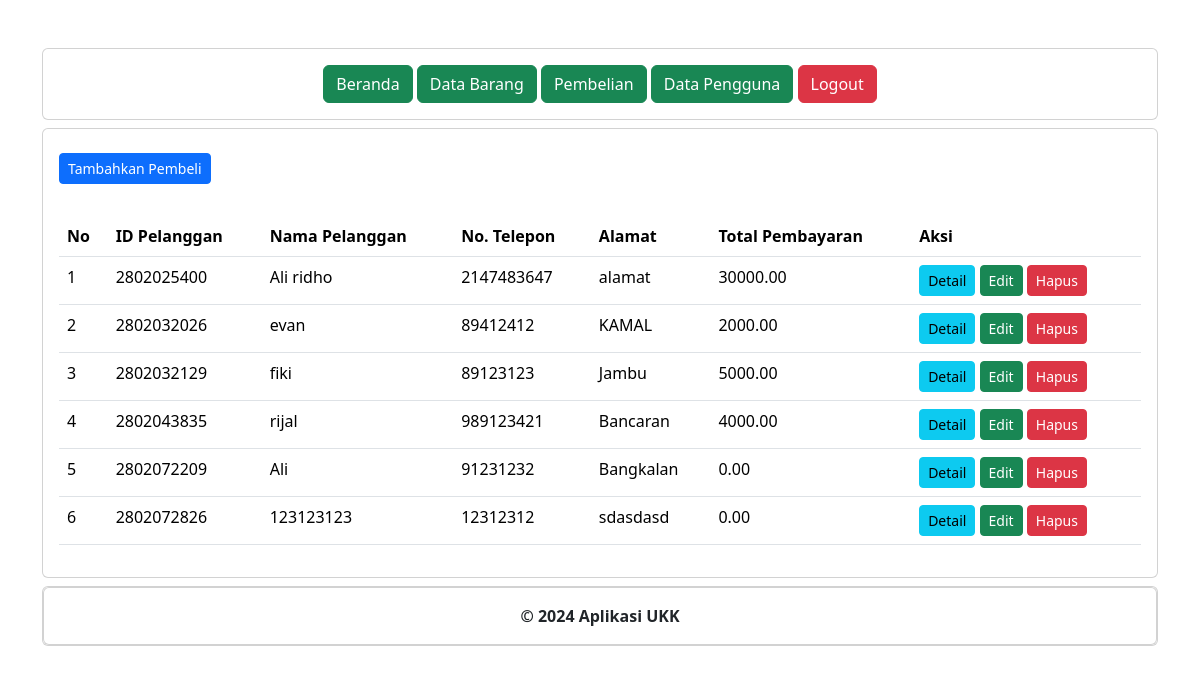
Page /administrator/pembelian.php (signed in) on the committed database.
### tables this page shows
CREATE TABLE `penjualan` (
  `penjualan_id` int(11) UNSIGNED NOT NULL,
  `tanggal_penjualan` date NOT NULL,
  `total_harga` decimal(10,2) NOT NULL,
  `pelanggan_id` int(11) UNSIGNED NOT NULL
);

CREATE TABLE `pelanggan` (
  `pelanggan_id` int(11) UNSIGNED NOT NULL,
  `nama_pelanggan` varchar(255) NOT NULL,
  `alamat` text NOT NULL,
  `nomor_telepon` int(15) NOT NULL
);

### administrator/pembelian.php (the view, shortened to what this page needs)
<?php
include '../koneksi.php';
include "header.php";
include "navbar.php";
?>
<div class="card mt-2">
    <div class="card-body mt-2  ">
        <button type="button" class="btn btn-primary btn-sm" data-bs-toggle="modal" data-bs-target="#tambah-data">
            Tambahkan Pembeli
        </button>
    </div>
    <div class="card-body">
        <table class="table">
            <thead>
                <tr>
                    <th>No</th>
                    <th>ID Pelanggan</th>
                    <th>Nama Pelanggan</th>
                    <th>No. Telepon</th>
                    <th>Alamat</th>
                    <th>Total Pembayaran</th>
                    <th>Aksi</th>
                </tr>
            </thead>
            <tbody>
                <?php
                $no = 1;
                $data = mysqli_query($koneksi, "SELECT * from pelanggan INNER JOIN penjualan ON pelanggan.pelanggan_id=penjualan.pelanggan_id");
                while ($d = mysqli_fetch_array($data)) {
                ?>
                <tr>
                    <td><?= $no++ ?></td>
                    <td><?= $d['pelanggan_id']; ?></td>
                    <td><?= $d['nama_pelanggan']; ?></td>
                    <td><?= $d['nomor_telepon']; ?></td>
                    <td><?= $d['alamat']; ?></td>
                    <td><?= $d['total_harga']; ?></td>
                    <td>
                        <a href="detail_pembelian.php?pelanggan_id=<?= $d['pelanggan_id'] ?>"
                            class="btn btn-info btn-sm">Detail</a>
                        <button type="button" class="btn btn-success btn-sm" data-bs-toggle="modal"
                            data-bs-target="#edit-data<?= $d['pelanggan_id'] ?>" <?= $d['pelanggan_id']; ?>>
                            Edit
                        </button>
                        <button type="button" class="btn btn-danger btn-sm" data-bs-toggle="modal"
                            data-bs-target="#hapus-data<?= $d['pelanggan_id'] ?>" <?= $d['pelanggan_id']; ?>>
                            Hapus
                        </button>
                    </td>
                </tr>
                <?php } ?>
            </tbody>
        </table>
    </div>
</div>
<?php
include "footer.php";
?>

### administrator/header.php (shortened to what this page needs)
<!DOCTYPE html>
<html lang="en">
<head>
    <link href="https://cdn.jsdelivr.net/npm/bootstrap@5.3.3/dist/css/bootstrap.min.css" rel="stylesheet">    <title>App kasir</title>
</head>
<body>
    <div class="container">
        <div class="content">

### administrator/navbar.php
<div class="card mt-5">
    <div class="card-body align-self-center">
        <a href="index.php" class="btn btn-success">Beranda</a>
        <a href="data_barang.php" class="btn btn-success">Data Barang</a>
        <a href="pembelian.php" class="btn btn-success">Pembelian</a>
        <a href="data_pengguna.php" class="btn btn-success">Data Pengguna</a>
        <a href="../logout.php" class="btn btn-danger">Logout</a>
    </div>
</div>

### administrator/footer.php (shortened to what this page needs)
<div class="card mt-2 mb-5">
    <div class="card">
        <div class="card-body text-center">
            <b>
                &copy; 2024 Aplikasi UKK
            </b>
        </div>
    </div>
</div>

### rows in the picture
penjualan: pelanggan "2802025400", pelanggan.nama_pelanggan "Ali ridho", pelanggan.nomor_telepon "2147483647", pelanggan.alamat "alamat", total_harga "30000.00"
penjualan: pelanggan "2802032026", pelanggan.nama_pelanggan "evan", pelanggan.nomor_telepon "89412412", pelanggan.alamat "KAMAL", total_harga "2000.00"
penjualan: pelanggan "2802032129", pelanggan.nama_pelanggan "fiki", pelanggan.nomor_telepon "89123123", pelanggan.alamat "Jambu", total_harga "5000.00"
penjualan: pelanggan "2802043835", pelanggan.nama_pelanggan "rijal", pelanggan.nomor_telepon "989123421", pelanggan.alamat "Bancaran", total_harga "4000.00"
penjualan: pelanggan "2802072209", pelanggan.nama_pelanggan "Ali", pelanggan.nomor_telepon "91231232", pelanggan.alamat "Bangkalan", total_harga "0.00"
penjualan: pelanggan "2802072826", pelanggan.nama_pelanggan "123123123", pelanggan.nomor_telepon "12312312", pelanggan.alamat "sdasdasd", total_harga "0.00"
